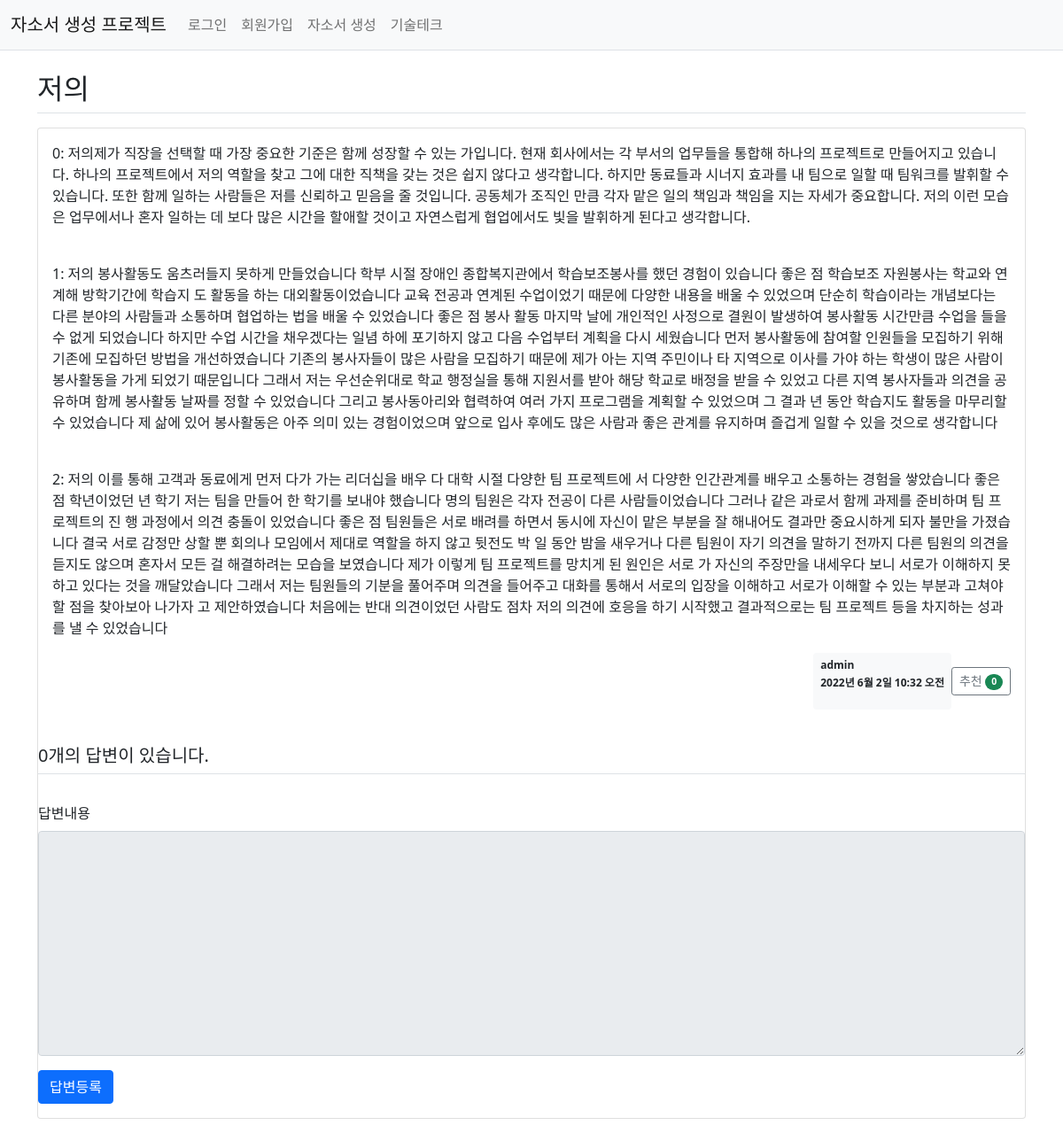
The app's page /test/25/ with its own data.
### test/models.py (models this page shows)
class Question(models.Model):
    author = models.ForeignKey(User, on_delete=models.CASCADE, related_name='author_question')
    subject = models.CharField(max_length=100)
    content = models.TextField()
    modify_date = models.DateTimeField(null=True, blank=True) # 수정일자
    create_date = models.DateTimeField()
    voter = models.ManyToManyField(User, related_name='voter_question')

### test/views/base_views.py (the view)
def detail(request, question_id):
    question = get_object_or_404(Question, pk=question_id)
    context = {'question': question}
    return render(request, 'test/question_detail.html',context)

### test/templatetags/test_filter.py (called while the page is built)
@register.filter()
def mark(value):
    extensions = ["nl2br", "fenced_code"]
    return mark_safe(markdown.markdown(value, extensions=extensions))

### templates/test/question_detail.html (shortened to what this page needs)
{% extends 'base.html' %}
{% load test_filter %}
{% block content %}
{% load static %}
<div class="container my-3">
    <h2 class="border-bottom py-2">{{ question.subject }}</h2>
    <div class="card my-3">
        <div class="card-body">
            <div class="card-text" style="white-space: pre-line;">{{ question.content|mark }}</div>
            <div class="d-flex justify-content-end">
                <div class="badge bg-light text-dark p-2 text-start">
                <div class="mb-2">{{ question.author.username }}</div>
                <div>{{ question.create_date }}</div>
            </div>
            <div class="my-3">
                <a href="javascript:void(0)" data-uri="{% url 'test:question_vote' question.id  %}"
                class="recommend btn btn-sm btn-outline-secondary"> 추천
                <span class="badge rounded-pill bg-success">{{question.voter.count}}</span>
                </a>
            </div>
        </div>
    </div>
    <h5 class="border-bottom my-3 py-2">{{question.answer_set.count}}개의 답변이 있습니다.</h5>
    <form action="{% url 'test:answer_create' question.id %}" method="post" class="my-3">
        <div class="mb-3">
            <label for="content" class="form-label">답변내용</label>
            <textarea {% if not user.is_authenticated %}disabled{% endif %}
                      name="content" id="content" class="form-control" rows="10"></textarea>
        </div>
        <input type="submit" value="답변등록" class="btn btn-primary">
    </form>
</div>
{% endblock %}

### records on screen
Question: subject "저의", content|mark "0: 저의제가 직장을 선택할 때 가장 중요한 기준은 함께 성장할 수 있는 가입니다. 현재 회사에서는 각 부서의 업무들을 통합해 하나의 프로젝트로 만들어지고 있습니다. 하나의 프로젝트에서 저의 역할을 찾고 그에 대한 직책을 갖는 것은 쉽지 않다고 생각합니다. 하지만 동료들과 시너지 효과를 내 팀으로 일할 때 팀워크를 발휘할 수 있습니다. 또한 함께 일하는 사람들은 저를 신뢰하고 믿음을 줄 것입니다. 공동체가 조직인 만큼 각자 맡은 일의 책임과 책임을 지는 자세가 중요합니다. 저의 이런 모습은 업무에서나 혼자 일하는 데 보다 많은 시간을 할애할 것이고 자연스럽게 협업에서도 빛을 발휘하게 된다고 생각합니다. 1: 저의 봉사활동도 움츠러들지 못하게 만들었습니다 학부 시절 장애인 종합복지관에서 학습보조봉사를 했던 경험이 있습니다 좋은 점 학습보조 자원봉사는 학교와 연계해 방학기간에 학습지 도 활동을 하는 대외활동이었습니다 교육 전공과 연계된 수업이었기 때문에 다양한 내용을 배울 수 있었으며 단순히 학습이라는 개념보다는 다른 분야의 사람들과 소통하며 협업하는 법을 배울 수 있었습니다 좋은 점 봉사 활동 마지막 날에 개인적인 사정으로 결원이 발생하여 봉사활동 시간만큼 수업을 들을 수 없게 되었습니다 하지만 수업 시간을 채우겠다는 일념 하에 포기하지 않고 다음 수업부터 계획을 다시 세웠습니다 먼저 봉사활동에 참여할 인원들을 모집하기 위해 기존에…", author.username "admin", create_date "2022년 6월 2일 10:32 오전", voter.count "0", answer_set.count "0"
